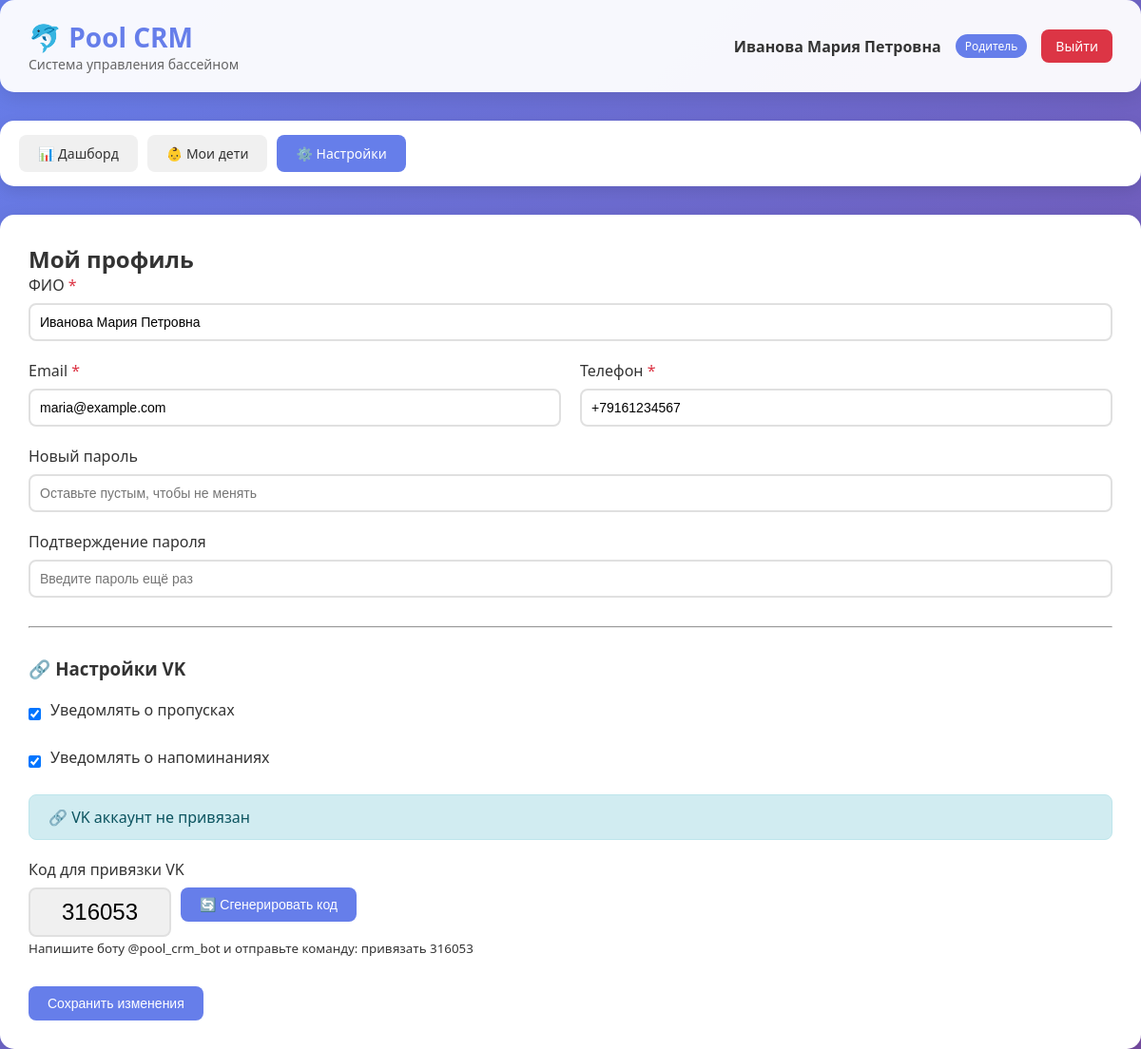
/profile (signed in), run on an earlier commit of the app's database.
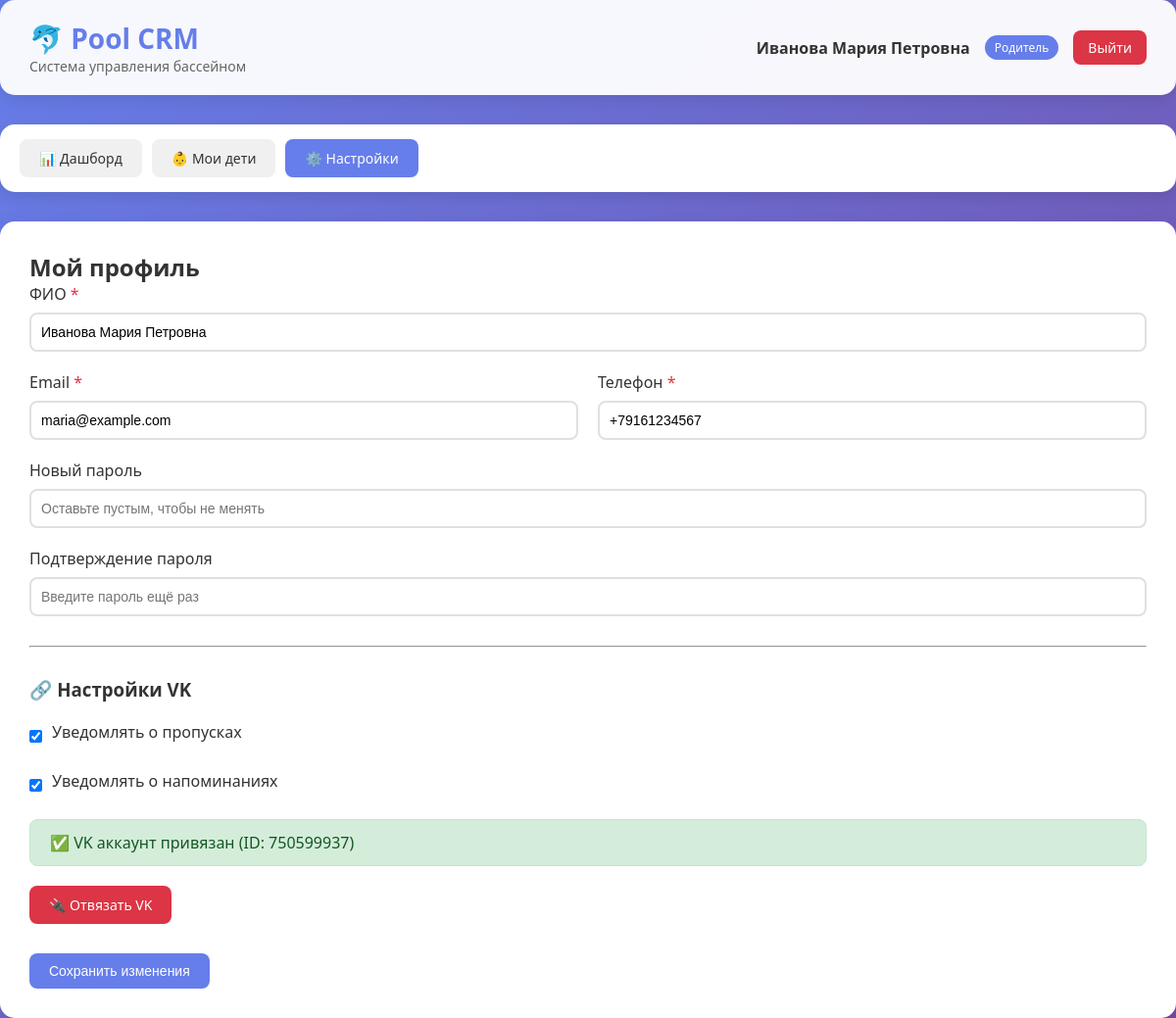
And on a later commit of the database.
### database.py (models this page shows)
class ParentDB(Base):
    __tablename__ = "parents"
    id = Column(Integer, primary_key=True, index=True)
    role = Column(SQLEnum(UserRole), default=UserRole.PARENT)
    name = Column(String, nullable=False)
    email = Column(String, unique=True, nullable=False, index=True)
    phone = Column(String)
    password = Column(String, nullable=False)
    is_vk_linked = Column(Boolean, default=False)
    vk_id = Column(Integer, unique=True, nullable=True)
    vk_link_code = Column(String(6), nullable=True)
    vk_code_expires_at = Column(DateTime, nullable=True)
    notify_absences = Column(Boolean, default=True)
    notify_reminders = Column(Boolean, default=True)
    is_active = Column(Boolean, default=True)
    created_at = Column(String, default=lambda: datetime.now().strftime("%d.%m.%Y %H:%M"))
    children = relationship("ChildDB", back_populates="parent", cascade="all, delete-orphan")
    applications = relationship("ApplicationDB", back_populates="parent")
    notifications = relationship("NotificationDB", back_populates="parent")

### main.py (the view)
@app.get("/profile", response_class=HTMLResponse)
async def profile_page(request: Request, db: Session = Depends(get_db)):
    user = get_current_user(request, db)
    if not user or user["role"] != "parent":
        return RedirectResponse(url="/dashboard")
    parent = db.query(ParentDB).filter(ParentDB.id == user["id"]).first()
    vk_code = parent.vk_link_code
    if not vk_code or (parent.vk_code_expires_at and parent.vk_code_expires_at < datetime.now()):
        vk_code = ''.join(random.choices(string.digits, k=6))
        parent.vk_link_code = vk_code
        parent.vk_code_expires_at = datetime.now() + timedelta(minutes=10)
        db.commit()
    return templates.TemplateResponse(
        name = "profile.html",
        request = request,
        context = {
            "request": request,
            "user": user,
            "parent": parent,
            "vk_code": vk_code
        })

### templates/profile.html (shortened to what this page needs)
{% extends "base.html" %}
{% block content %}
<div class="header">
    <div class="logo">
        <h1>🐬 Pool CRM</h1>
        <p>Система управления бассейном</p>
    </div>
    <div class="user-info">
        <span class="user-name">{{ user.name }}</span>
        <span class="user-role">Родитель</span>
        <a href="/logout" class="logout-btn">Выйти</a>
    </div>
</div>
<div class="nav-menu">
    <a href="/dashboard" class="nav-link">📊 Дашборд</a>
    <a href="/children" class="nav-link">👶 Мои дети</a>
    <a href="/profile" class="nav-link active">⚙️ Настройки</a>
</div>
<div class="content">
    <h2>Мой профиль</h2>
    <form method="POST" action="/profile">
        <div class="form-group">
            <label class="required">ФИО</label>
            <input type="text" name="name" required value="{{ parent.name }}">
        </div>
        <div class="form-row">
            <div class="form-group">
                <label class="required">Email</label>
                <input type="email" name="email" required value="{{ parent.email }}">
            </div>
            <div class="form-group">
                <label class="required">Телефон</label>
                <input type="tel" name="phone" required value="{{ parent.phone|default('') }}">
            </div>
        </div>
        <div class="form-group">
            <label>Новый пароль</label>
            <input type="password" name="password" placeholder="Оставьте пустым, чтобы не менять">
        </div>
        <div class="form-group">
            <label>Подтверждение пароля</label>
            <input type="password" name="confirm_password" placeholder="Введите пароль ещё раз">
        </div>
        <hr style="margin: 30px 0;">
        <h3 style="margin-bottom: 20px;">🔗 Настройки VK</h3>
        <div class="form-group">
            <div class="checkbox-group">
                <input type="checkbox" name="notify_absences" id="notify_absences" {% if parent.notify_absences %}checked{% endif %}>
                <label for="notify_absences">Уведомлять о пропусках</label>
            </div>
        </div>
        <div class="form-group">
            <div class="checkbox-group">
                <input type="checkbox" name="notify_reminders" id="notify_reminders" {% if parent.notify_reminders %}checked{% endif %}>
                <label for="notify_reminders">Уведомлять о напоминаниях</label>
            </div>
        </div>
        {% if parent.is_vk_linked %}
        <div class="alert alert-success">
            ✅ VK аккаунт привязан (ID: {{ parent.vk_id }})
        </div>
        <a href="/profile/unlink-vk" class="btn btn-danger" onclick="return confirm('Отвязать VK аккаунт?')">🔌 Отвязать VK</a>
        {% else %}
        <div class="alert alert-info">
            🔗 VK аккаунт не привязан
        </div>
        <div class="form-group">
            <label>Код для привязки VK</label>
            <div style="display: flex; gap: 10px; align-items: flex-start;">
                <input type="text" id="vkCode" value="{{ vk_code }}" readonly style="background: #f0f0f0; font-size: 24px; text-align: center; width: 150px;">
                <button type="button" class="btn btn-primary" onclick="generateVKCode()">🔄 Сгенерировать код</button>
            </div>
            <small>Напишите боту @pool_crm_bot и отправьте команду: привязать {{ vk_code }}</small>
        </div>
        {% endif %}
        <div style="display: flex; gap: 15px; margin-top: 30px;">
            <button type="submit" class="btn btn-primary">Сохранить изменения</button>
        </div>
    </form>
</div>
{% endblock %}

What changed in the data, as far as the page shows it:
changed ParentDB "Иванова Мария Петровна": is_vk_linked False → True (drawn); vk_id (not shown) → "750599937"
Also different on the page:
form field vk_code: "316053" → (not shown)
{{ vk_code }}: "316053" → (not shown)
text no longer shown: "🔗 VK аккаунт не привязан Код для привязки VK 🔄 Сгенерировать код Напишите боту @pool_crm_bot и отправьте команду: привязать"
text now shown: "✅ VK аккаунт привязан (ID: ) 🔌 Отвязать VK"
